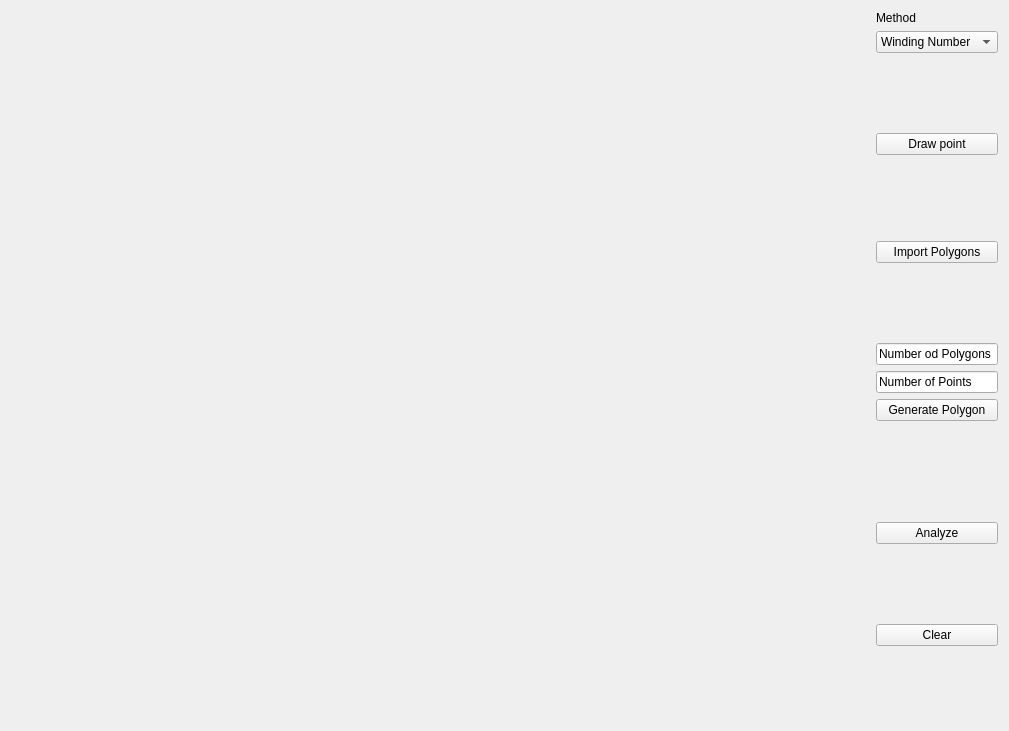
<?xml version="1.0" encoding="UTF-8"?>
<ui version="4.0">
 <class>Widget</class>
 <widget class="QWidget" name="Widget">
  <property name="geometry">
   <rect>
    <x>0</x>
    <y>0</y>
    <width>1009</width>
    <height>731</height>
   </rect>
  </property>
  <property name="windowTitle">
   <string>Point in Polygon</string>
  </property>
  <layout class="QHBoxLayout" name="horizontalLayout">
   <item>
    <widget class="Draw" name="Canvas" native="true">
     <property name="sizePolicy">
      <sizepolicy hsizetype="Preferred" vsizetype="Preferred">
       <horstretch>1</horstretch>
       <verstretch>1</verstretch>
      </sizepolicy>
     </property>
    </widget>
   </item>
   <item>
    <layout class="QVBoxLayout" name="verticalLayout">
     <item>
      <widget class="QLabel" name="label">
       <property name="text">
        <string>Method</string>
       </property>
      </widget>
     </item>
     <item>
      <widget class="QComboBox" name="comboBox">
       <item>
        <property name="text">
         <string>Winding Number</string>
        </property>
       </item>
       <item>
        <property name="text">
         <string>Ray Crossing</string>
        </property>
       </item>
      </widget>
     </item>
     <item>
      <spacer name="verticalSpacer">
       <property name="orientation">
        <enum>Qt::Vertical</enum>
       </property>
       <property name="sizeHint" stdset="0">
        <size>
         <width>20</width>
         <height>40</height>
        </size>
       </property>
      </spacer>
     </item>
     <item>
      <widget class="QPushButton" name="pushButton">
       <property name="text">
        <string>Draw point</string>
       </property>
      </widget>
     </item>
     <item>
      <spacer name="verticalSpacer_7">
       <property name="orientation">
        <enum>Qt::Vertical</enum>
       </property>
       <property name="sizeHint" stdset="0">
        <size>
         <width>20</width>
         <height>80</height>
        </size>
       </property>
      </spacer>
     </item>
     <item>
      <widget class="QPushButton" name="importPolygons">
       <property name="text">
        <string>Import Polygons</string>
       </property>
      </widget>
     </item>
     <item>
      <spacer name="verticalSpacer_2">
       <property name="orientation">
        <enum>Qt::Vertical</enum>
       </property>
       <property name="sizeHint" stdset="0">
        <size>
         <width>20</width>
         <height>40</height>
        </size>
       </property>
      </spacer>
     </item>
     <item>
      <widget class="QLineEdit" name="n_polygons">
       <property name="text">
        <string>Number od Polygons</string>
       </property>
      </widget>
     </item>
     <item>
      <widget class="QLineEdit" name="lineEdit">
       <property name="text">
        <string>Number of Points</string>
       </property>
      </widget>
     </item>
     <item>
      <widget class="QPushButton" name="generatePolygon">
       <property name="text">
        <string>Generate Polygon</string>
       </property>
      </widget>
     </item>
     <item>
      <spacer name="verticalSpacer_3">
       <property name="orientation">
        <enum>Qt::Vertical</enum>
       </property>
       <property name="sizeHint" stdset="0">
        <size>
         <width>20</width>
         <height>40</height>
        </size>
       </property>
      </spacer>
     </item>
     <item>
      <widget class="QLabel" name="label_2">
       <property name="text">
        <string/>
       </property>
      </widget>
     </item>
     <item>
      <widget class="QPushButton" name="pushButton_2">
       <property name="text">
        <string>Analyze</string>
       </property>
      </widget>
     </item>
     <item>
      <spacer name="verticalSpacer_5">
       <property name="orientation">
        <enum>Qt::Vertical</enum>
       </property>
       <property name="sizeHint" stdset="0">
        <size>
         <width>20</width>
         <height>40</height>
        </size>
       </property>
      </spacer>
     </item>
     <item>
      <widget class="QPushButton" name="pushButton_3">
       <property name="text">
        <string>Clear</string>
       </property>
      </widget>
     </item>
     <item>
      <spacer name="verticalSpacer_4">
       <property name="orientation">
        <enum>Qt::Vertical</enum>
       </property>
       <property name="sizeHint" stdset="0">
        <size>
         <width>20</width>
         <height>40</height>
        </size>
       </property>
      </spacer>
     </item>
    </layout>
   </item>
  </layout>
 </widget>
 <layoutdefault spacing="6" margin="11"/>
 <customwidgets>
  <customwidget>
   <class>Draw</class>
   <extends>QWidget</extends>
   <header>draw.h</header>
   <container>1</container>
  </customwidget>
 </customwidgets>
 <resources/>
 <connections/>
</ui>
